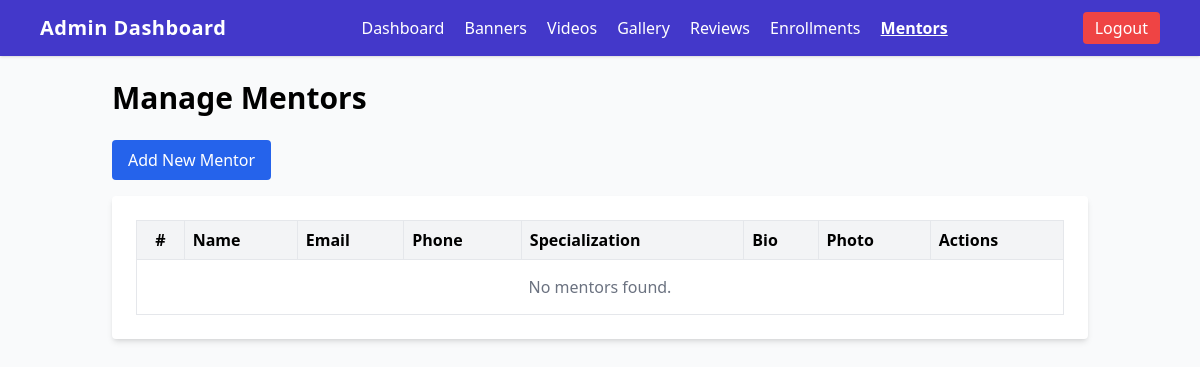
The page /admin/mentors.php (signed in) on the database as committed earlier.
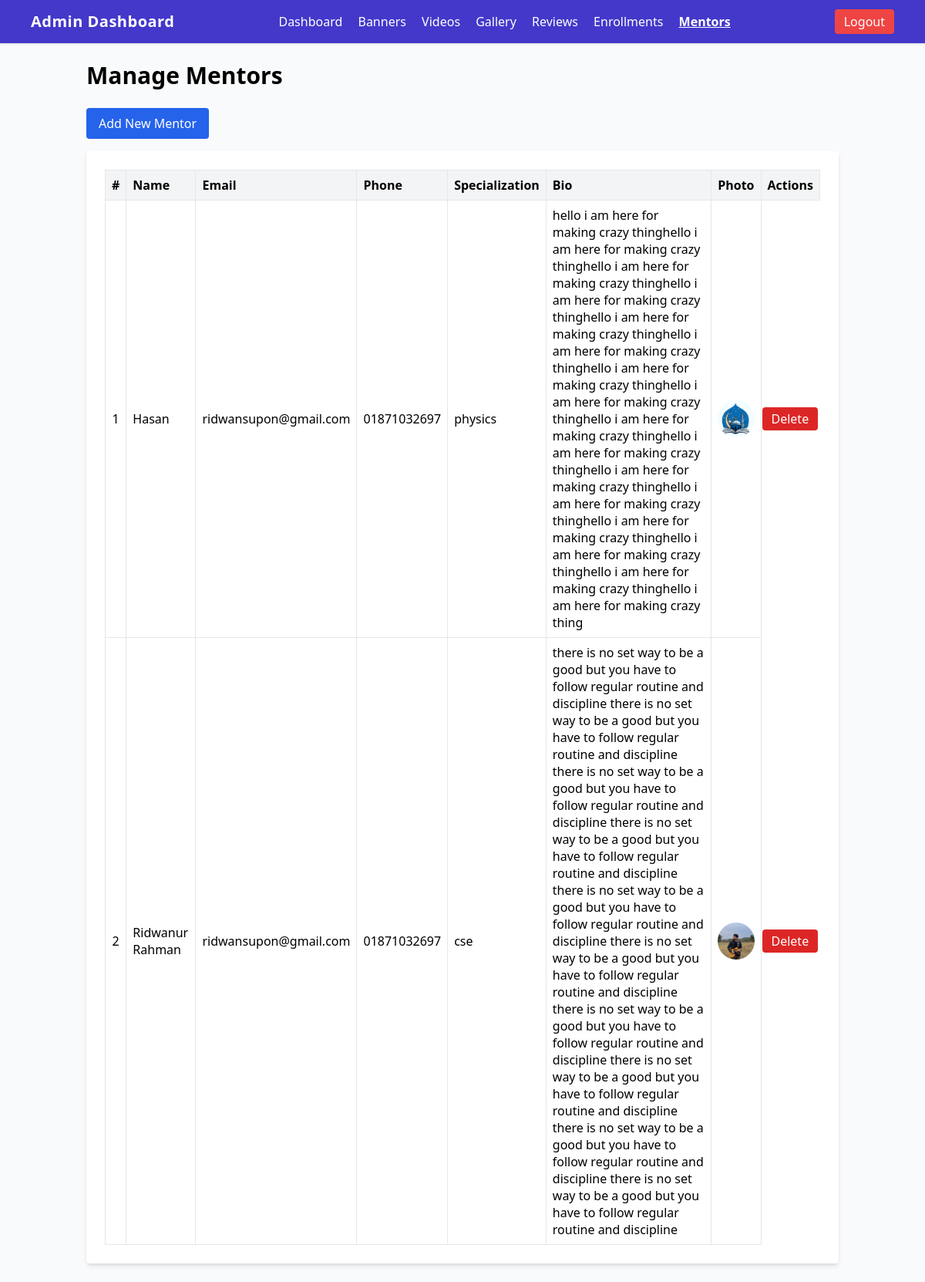
The same page on the database as committed later.
### tables this page shows
CREATE TABLE `mentors` (
  `id` int(11) NOT NULL,
  `name` varchar(255) NOT NULL,
  `email` varchar(150) DEFAULT NULL,
  `phone` varchar(50) DEFAULT NULL,
  `bio` text DEFAULT NULL,
  `photo` varchar(255) DEFAULT NULL,
  `specialization` varchar(255) DEFAULT NULL,
  `created_at` timestamp NOT NULL DEFAULT current_timestamp()
);

### config.php (called while the page is built, shortened)
<?php
function e($s) {
    return htmlspecialchars($s, ENT_QUOTES, 'UTF-8');
}

### admin/mentors.php (the view, shortened to what this page needs)
<?php
require_once '../config.php';
require_once '../includes/functions.php';
$mentors = $pdo->query("SELECT * FROM mentors ORDER BY created_at DESC")->fetchAll(PDO::FETCH_ASSOC);
?>
<?php include 'header_admin.php'; ?>
<!doctype html>
<html lang="en">
<head>
    <script src="https://cdn.tailwindcss.com"></script>
</head>
<body class="bg-gray-50">
<div class="container mx-auto p-6">
    <h1 class="text-3xl font-bold mb-6">Manage Mentors</h1>
    <a href="mentor_add.php" class="inline-block mb-4 bg-blue-600 text-white px-4 py-2 rounded hover:bg-blue-700">
        Add New Mentor
    </a>
    <div class="bg-white shadow-md rounded p-6 overflow-x-auto">
        <table class="w-full border-collapse">
            <thead>
                <tr class="bg-gray-100">
                    <th class="border p-2 text-center">#</th>
                    <th class="border p-2 text-left">Name</th>
                    <th class="border p-2 text-left">Email</th>
                    <th class="border p-2 text-left">Phone</th>
                    <th class="border p-2 text-left">Specialization</th>
                    <th class="border p-2 text-left">Bio</th>
                    <th class="border p-2 text-left">Photo</th>
                    <th class="border p-2 text-left">Actions</th>
                </tr>
            </thead>
            <tbody>
                <?php $i = 1; foreach ($mentors as $mentor): ?>
                    <tr class="hover:bg-gray-50">
                        <td class="border p-2 text-center"><?= $i++ ?></td>
                        <td class="border p-2"><?= e($mentor['name']) ?></td>
                        <td class="border p-2"><?= e($mentor['email']) ?></td>
                        <td class="border p-2"><?= e($mentor['phone']) ?></td>
                        <td class="border p-2"><?= e($mentor['specialization']) ?></td>
                        <td class="border p-2"><?= e($mentor['bio']) ?></td>
                        <td class="border p-2">
                            <?php if ($mentor['photo']): ?>
                                <img src="../assets/uploads/mentors/<?= e($mentor['photo']) ?>" alt="<?= e($mentor['name']) ?>" class="h-12 w-12 object-cover rounded-full">
                            <?php endif; ?>
                        </td>
                        <td class="">
                            <a href="?delete_id=<?= $mentor['id'] ?>" class="bg-red-600 text-white px-3 py-1 rounded hover:bg-red-700" onclick="return confirm('Are you sure you want to delete this mentor?')">Delete</a>
                        </td>
                    </tr>
                <?php endforeach; ?>
                <?php if (empty($mentors)): ?>
                    <tr>
                        <td colspan="8" class="border p-4 text-center text-gray-500">No mentors found.</td>
                    </tr>
                <?php endif; ?>
            </tbody>
        </table>
    </div>
</div>
</body>
</html>

Rows that differ between the two databases and show on the page:
added mentors: name "Hasan", email "ridwansupon@gmail.com", phone "01871032697", specialization "physics", bio "hello i am here for making crazy thinghello i am here for making crazy thinghello i am here for making crazy thinghello i am here for making crazy thinghello i am here for making crazy thinghello i am here for making crazy thinghello i am here for making crazy thinghello i am here for making crazy thinghello i am here for making crazy thinghello i am here for making crazy thinghello i am here for making crazy thinghello i am here for making crazy thinghello i am here for making crazy thinghello i am here for making crazy thinghello i am here for making crazy thinghello i am here for making crazy thing", photo (picture)
added mentors: name "Ridwanur Rahman", email "ridwansupon@gmail.com", phone "01871032697", specialization "cse", bio "there is no set way to be a good but you have to follow regular routine and discipline there is no set way to be a good but you have to follow regular routine and discipline there is no set way to be a good but you have to follow regular routine and discipline there is no set way to be a good but you have to follow regular routine and discipline there is no set way to be a good but you have to follow regular routine and discipline there is no set way to be a good but you have to follow regular routine and discipline there is no set way to be a good but you have to follow regular routine and discipline there is no set way to be a good but you have to follow regular routine and discipline…", photo (picture)
Other text that changed with them:
text no longer shown: "No mentors found."
